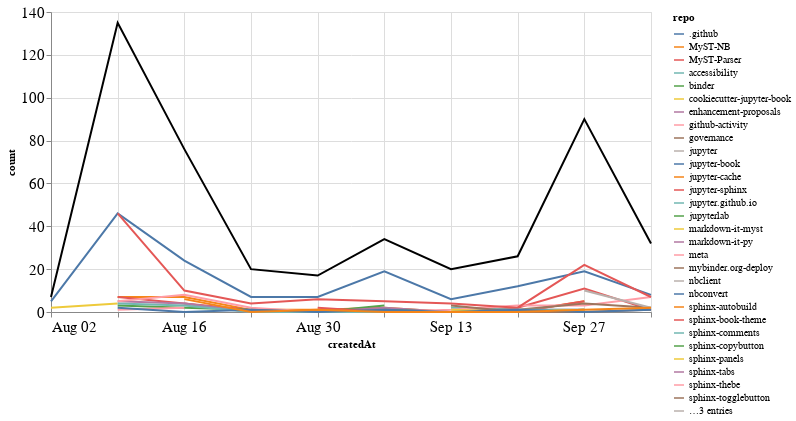

The code cell stored with this chart in its notebook:
### Markdown cell above
## Comments

### Code cell
comments_time = comments.groupby('repo').resample('W', on='createdAt').count()['author'].reset_index()
comments_time = comments_time.rename(columns={'author': 'count'})
comments_time_total = comments_time.groupby('createdAt').agg({"count": "sum"}).reset_index()
ch1 = alt.Chart(comments_time, width=600).mark_line().encode(
    x='createdAt',
    y='count',
    color='repo',
    tooltip="repo"
)

ch2 = alt.Chart(comments_time_total, width=600).mark_line(color="black").encode(
    x='createdAt',
    y='count',
)

ch1 + ch2

### Figure 1 — Vega-Lite specification as saved in the notebook (floating-point values rounded to 4 significant figures; data arrays with more than 128 entries replaced by an {"elided": "..."} marker saying what was removed)
{"config": {"axisLeft": {"labelFontSize": 15}, "axisBottom": {"labelFontSize": 15}}, "layer": [{"data": {"name": "data-b6960b4bc08642b268c0c1b6481f3340"}, "mark": "line", "encoding": {"color": {"type": "nominal", "field": "repo"}, "tooltip": {"type": "nominal", "field": "repo"}, "x": {"type": "temporal", "field": "createdAt"}, "y": {"type": "quantitative", "field": "count"}}, "width": 600}, {"data": {"name": "data-553c026bccf2a32ec6676d5bdb67ba77"}, "mark": {"type": "line", "color": "black"}, "encoding": {"x": {"type": "temporal", "field": "createdAt"}, "y": {"type": "quantitative", "field": "count"}}, "width": 600}], "$schema": "https://vega.github.io/schema/vega-lite/v4.8.1.json", "datasets": {"data-b6960b4bc08642b268c0c1b6481f3340": {"elided": "133 records"}, "data-553c026bccf2a32ec6676d5bdb67ba77": [{"createdAt": "2020-08-02T00:00:00", "count": 7}, {"createdAt": "2020-08-09T00:00:00", "count": 135}, {"createdAt": "2020-08-16T00:00:00", "count": 76}, {"createdAt": "2020-08-23T00:00:00", "count": 20}, {"createdAt": "2020-08-30T00:00:00", "count": 17}, {"createdAt": "2020-09-06T00:00:00", "count": 34}, {"createdAt": "2020-09-13T00:00:00", "count": 20}, {"createdAt": "2020-09-20T00:00:00", "count": 26}, {"createdAt": "2020-09-27T00:00:00", "count": 90}, {"createdAt": "2020-10-04T00:00:00", "count": 32}]}}
